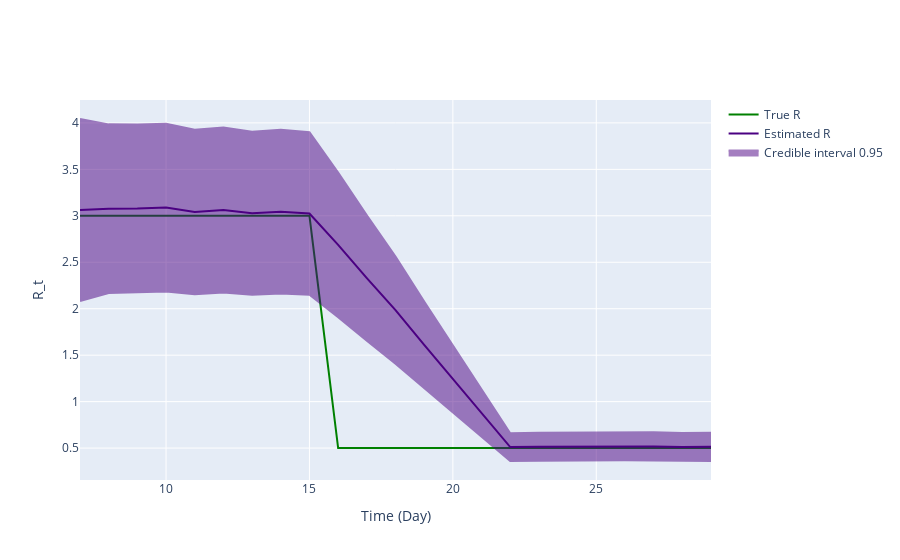

The notebook cell this image was saved under:
### Code cell
fig = ReproductionNumberPlot()

fig.add_ground_truth_rt(ground_truth)
fig.add_interval_rt(interval2)

fig.update_labels(time_label='Time (Day)', r_label='R_t')

fig.show_figure()

### Figure 1 — Plotly figure (JSON) as saved in the notebook; plotly's stock layout.template omitted (floating-point values rounded to 4 significant figures)
{"data": [{"line": {"color": "green"}, "mode": "lines", "name": "True R", "type": "scatter", "x": [7, 8, 9, 10, 11, 12, 13, 14, 15, 16, 17, 18, 19, 20, 21, 22, 23, 24, 25, 26, 27, 28, 29], "y": [3, 3, 3, 3, 3, 3, 3, 3, 3, 0.5, 0.5, 0.5, 0.5, 0.5, 0.5, 0.5, 0.5, 0.5, 0.5, 0.5, 0.5, 0.5, 0.5]}, {"line": {"color": "indigo"}, "mode": "lines", "name": "Estimated R", "type": "scatter", "x": [7, 8, 9, 10, 11, 12, 13, 14, 15, 16, 17, 18, 19, 20, 21, 22, 23, 24, 25, 26, 27, 28, 29], "y": [3.063, 3.077, 3.079, 3.088, 3.041, 3.062, 3.027, 3.044, 3.024, 2.687, 2.33, 1.986, 1.61, 1.244, 0.8782, 0.5105, 0.5139, 0.516, 0.5153, 0.521, 0.5175, 0.5117, 0.5133]}, {"fill": "toself", "fillcolor": "indigo", "line": {"color": "indigo"}, "mode": "lines", "name": "Credible interval 0.95", "opacity": 0.5, "type": "scatter", "x": [7, 8, 9, 10, 11, 12, 13, 14, 15, 16, 17, 18, 19, 20, 21, 22, 23, 24, 25, 26, 27, 28, 29, 29, 28, 27, 26, 25, 24, 23, 22, 21, 20, 19, 18, 17, 16, 15, 14, 13, 12, 11, 10, 9, 8, 7], "y": [4.042, 3.984, 3.982, 3.99, 3.925, 3.951, 3.904, 3.926, 3.899, 3.465, 3.006, 2.562, 2.078, 1.607, 1.135, 0.66, 0.6644, 0.6672, 0.6665, 0.674, 0.6697, 0.6623, 0.6646, 0.362, 0.3611, 0.3654, 0.3681, 0.3642, 0.3648, 0.3634, 0.3611, 0.6218, 0.8817, 1.141, 1.409, 1.655, 1.909, 2.15, 2.163, 2.149, 2.173, 2.156, 2.187, 2.176, 2.17, 2.083]}], "layout": {"hovermode": "x unified", "xaxis": {"title": {"text": "Time (Day)"}}, "yaxis": {"title": {"text": "R_t"}}}}
